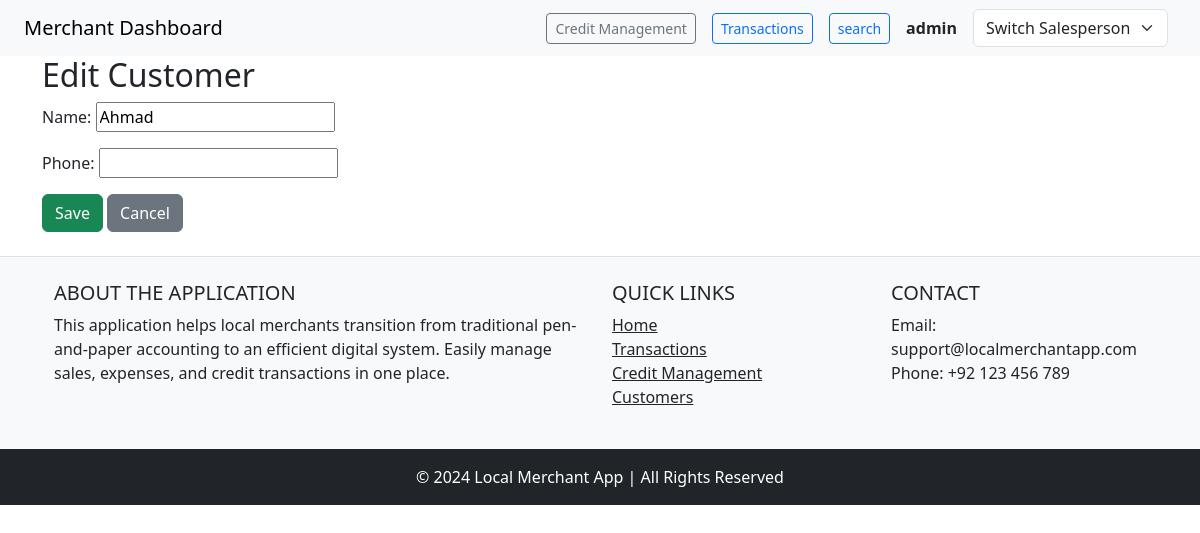
Page /customers/edit/2/ (signed in) on the earlier database version.
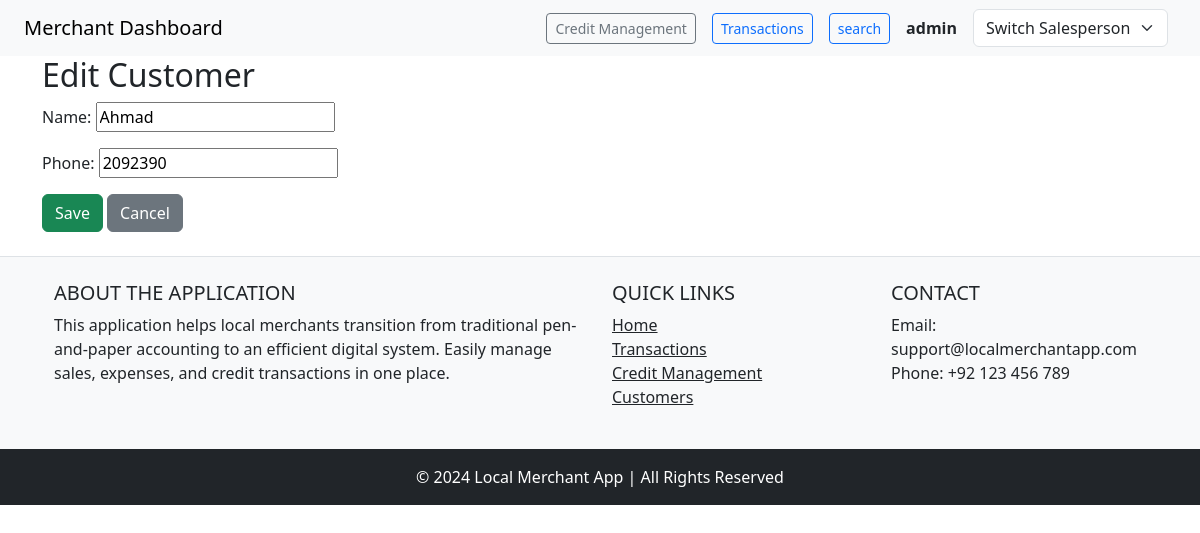
Same page on the later database version.
### accounts/models.py (models this page shows, shortened)
class Customer(models.Model):
    id = models.AutoField(primary_key=True)
    name = models.CharField(max_length=100)
    phone = models.CharField(max_length=15, blank=True, null=True)
    created_on = models.DateTimeField(auto_now_add=True)
    updated_on = models.DateTimeField(auto_now=True)
    outstanding_balance = models.DecimalField(
        max_digits=10, decimal_places=2, default=0.00)

### merchants_app/views.py (the view)
# urls.py: path('customers/edit/<int:pk>/', edit_customer, name='edit_customer'),
@login_required
def edit_customer(request, pk):
    customer = get_object_or_404(Customer, pk=pk)
    if request.method == 'POST':
        form = CustomerForm(request.POST, instance=customer)
        if form.is_valid():
            form.save()
            messages.success(request, 'Customer updated successfully!')
            return redirect('customer_list')
    else:
        form = CustomerForm(instance=customer)
    return render(request, 'edit_customer.html', {'form': form})

### accounts/forms.py
class CustomerForm(forms.ModelForm):
    class Meta:
        model = Customer
        fields = ['name', 'phone',]

### merchants_app/context_processor.py (called while the page is built)
def salespersons(request):
    if request.user.is_authenticated:  # Only add this context for logged-in users
        return {
            'salespersons': User.objects.all()
        }
    return {}

### accounts/templates/edit_customer.html (shortened to what this page needs)
{% extends 'base.html' %}
{% block content %}
<div class="container">
    <h2>{{ form.instance.pk|yesno:"Edit Customer,Add Customer" }}</h2>
    <form method="post">
        {{ form.as_p }}
        <button type="submit" class="btn btn-success">Save</button>
        <a href="{% url 'customer_list' %}" class="btn btn-secondary">Cancel</a>
    </form>
</div>
{% endblock %}

Differences in the rows shown:
changed Customer "Edit Customer": phone (not shown) → "2092390"
